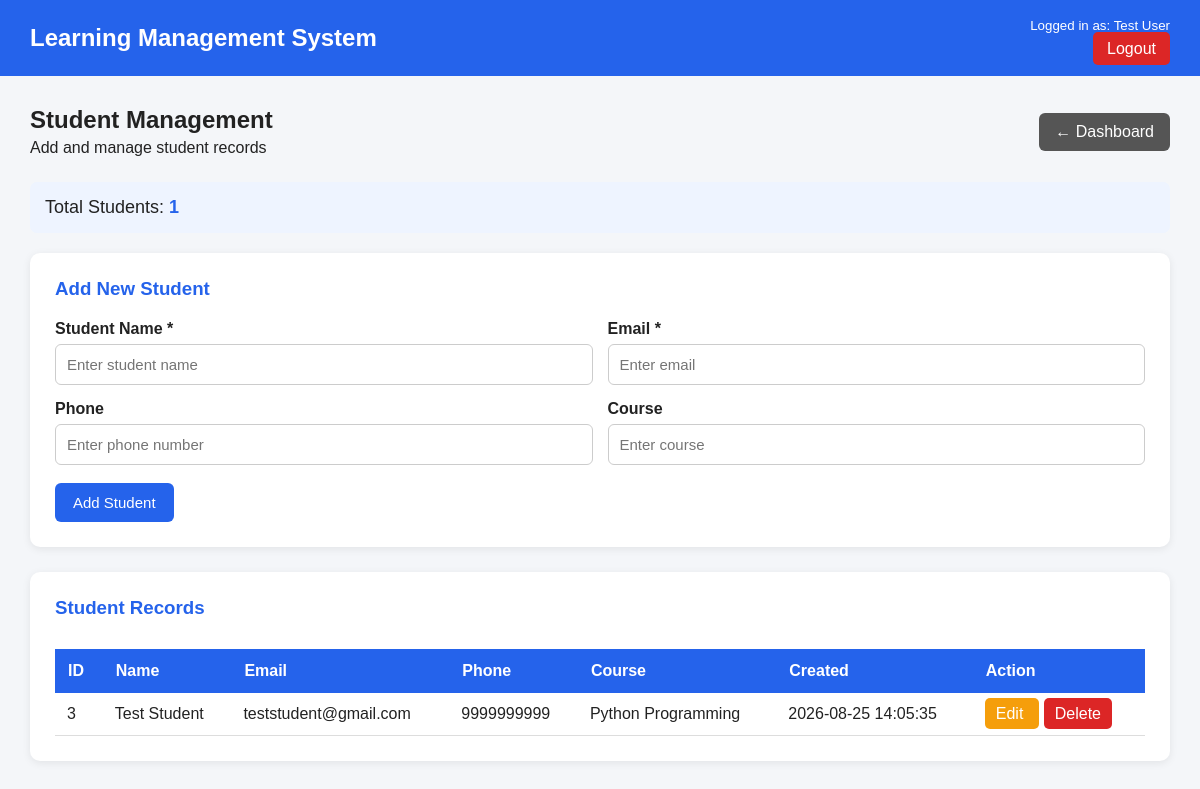
Screenshot of /students.php (signed in) with the database file from the repository.
### tables this page shows
CREATE TABLE `students` (
  `id` int(11) NOT NULL,
  `name` varchar(100) NOT NULL,
  `email` varchar(100) NOT NULL,
  `phone` varchar(20) DEFAULT NULL,
  `course` varchar(100) DEFAULT NULL,
  `created_at` timestamp NOT NULL DEFAULT current_timestamp()
);

### students.php (the view, shortened to what this page needs)
<?php
require_once "config/database.php";
$user_name = $_SESSION['name'] ?? "User";
$edit_student = null;
$students = $conn->query(
    "SELECT * FROM students ORDER BY id DESC"
);
$count_result = $conn->query(
    "SELECT COUNT(*) AS total FROM students"
);
$count_row = $count_result->fetch_assoc();
$total_students = $count_row['total'];
?>
<!DOCTYPE html>
<html lang="en">
<head>
</head>
<body>
<div class="header">
    <h1>
        Learning Management System
    </h1>
    <div class="user-info">
        <small>
            Logged in as:
            <?php echo htmlspecialchars($user_name); ?>
        </small>
        <a class="logout" href="logout.php">
            Logout
        </a>
    </div>
</div>
<div class="container">
    <div class="top-section">
        <div>
            <h2>
                Student Management
            </h2>
            <p>
                Add and manage student records
            </p>
        </div>
        <a class="back-btn"
           href="dashboard.php">
            ← Dashboard
        </a>
    </div>
    <div class="total-box">
        Total Students:
        <strong>
            <?php echo $total_students; ?>
        </strong>
    </div>
    <div class="card">
        <?php if ($edit_student): ?>
            <h3>
                Edit Student
            </h3>
        <?php else: ?>
            <h3>
                Add New Student
            </h3>
        <?php endif; ?>
        <form method="POST">
            <div class="form-grid">
                <div class="form-group">
                    <label>
                        Student Name *
                    </label>
                    <input
                        type="text"
                        name="name"
                        required
                        placeholder="Enter student name"
                        value="<?php
                            echo $edit_student
                                ? htmlspecialchars($edit_student['name'])
                                : '';
                        ?>"
                    >
                </div>
                <div class="form-group">
                    <label>
                        Email *
                    </label>
                    <input
                        type="email"
                        name="email"
                        required
                        placeholder="Enter email"
                        value="<?php
                            echo $edit_student
                                ? htmlspecialchars($edit_student['email'])
                                : '';
                        ?>"
                    >
                </div>
                <div class="form-group">
                    <label>
                        Phone
                    </label>
                    <input
                        type="text"
                        name="phone"
                        placeholder="Enter phone number"
                        value="<?php
                            echo $edit_student
                                ? htmlspecialchars($edit_student['phone'])
                                : '';
                        ?>"
                    >
                </div>
                <div class="form-group">
                    <label>
                        Course
                    </label>
                    <input
                        type="text"
                        name="course"
                        placeholder="Enter course"
                        value="<?php
                            echo $edit_student
                                ? htmlspecialchars($edit_student['course'])
                                : '';
                        ?>"
                    >
                </div>
            </div>
            <?php if ($edit_student): ?>
                <button
                    type="submit"
                    name="update_student"
                    class="btn btn-primary">
                    Update Student
                </button>
                <a
                    href="students.php"
                    class="btn btn-secondary">
                    Cancel
                </a>
            <?php else: ?>
                <button
                    type="submit"
                    name="add_student"
                    class="btn btn-primary">
                    Add Student
                </button>
            <?php endif; ?>
        </form>
    </div>
    <div class="card">
        <h3>
            Student Records
        </h3>
        <div class="table-container">
            <table>
                <thead>
                    <tr>
                        <th>ID</th>
                        <th>Name</th>
                        <th>Email</th>
                        <th>Phone</th>
                        <th>Course</th>
                        <th>Created</th>
                        <th>Action</th>
                    </tr>
                </thead>
                <tbody>
                <?php if ($students && $students->num_rows > 0): ?>
                    <?php while ($student = $students->fetch_assoc()): ?>
                        <tr>
                            <td>
                                <?php echo $student['id']; ?>
                            </td>
                            <td>
                                <?php
                                echo htmlspecialchars(
                                    $student['name']
                                );
                                ?>
                            </td>
                            <td>
                                <?php
                                echo htmlspecialchars(
                                    $student['email']
                                );
                                ?>
                            </td>
                            <td>
                                <?php
                                echo htmlspecialchars(
                                    $student['phone']
                                );
                                ?>
                            </td>
                            <td>
                                <?php
                                echo htmlspecialchars(
                                    $student['course']
                                );
                                ?>
                            </td>
                            <td>
                                <?php
                                echo htmlspecialchars(
                                    $student['created_at']
                                );
                                ?>
                            </td>
                            <td>
                                <a
                                    class="edit-btn"
                                    href="students.php?edit=<?php
                                        echo $student['id'];
                                    ?>">
                                    Edit
                                </a>
                                <a
                                    class="delete-btn"
                                    href="students.php?delete=<?php
                                        echo $student['id'];
                                    ?>"
                                    onclick="return confirm(
                                        'Are you sure you want to delete this student?'
                                    );">
                                    Delete
                                </a>
                            </td>
                        </tr>
                    <?php endwhile; ?>
                <?php endif; ?>
                </tbody>
            </table>
        </div>
    </div>
</div>
</body>
</html>

### students.php (style rules this page uses)
* { box-sizing: border-box; margin: 0; padding: 0; font-family: Arial, sans-serif; }
body { background: #f4f6f9; color: #222; }
.header { background: #2563eb; color: white; padding: 18px 30px; display: flex; justify-content: space-between; align-items: center; }
.header h1 { font-size: 24px; }
.user-info { text-align: right; }
.user-info small { display: block; margin-bottom: 7px; }
.logout { color: white; text-decoration: none; background: #dc2626; padding: 8px 14px; border-radius: 5px; }
.container { padding: 30px; max-width: 1200px; margin: auto; }
.top-section { display: flex; justify-content: space-between; align-items: center; margin-bottom: 25px; }
.top-section h2 { color: #222; margin-bottom: 5px; }
.back-btn { text-decoration: none; background: #555; color: white; padding: 10px 16px; border-radius: 6px; }
.card { background: white; padding: 25px; border-radius: 10px; box-shadow: 0 2px 8px rgba(0,0,0,0.08); margin-bottom: 25px; }
.card h3 { color: #2563eb; margin-bottom: 20px; }
.form-grid { display: grid; grid-template-columns: repeat(2, 1fr); gap: 15px; }
.form-group label { display: block; margin-bottom: 6px; font-weight: bold; }
.form-group input { width: 100%; padding: 11px; border: 1px solid #ccc; border-radius: 6px; font-size: 15px; }
.btn { border: none; padding: 11px 18px; border-radius: 6px; cursor: pointer; font-size: 15px; margin-top: 18px; }
.btn-primary { background: #2563eb; color: white; }
.table-container { overflow-x: auto; }
table { width: 100%; border-collapse: collapse; margin-top: 10px; }
th { background: #2563eb; color: white; padding: 13px; text-align: left; }
td { padding: 12px; border-bottom: 1px solid #ddd; }
.edit-btn { background: #f59e0b; color: white; padding: 7px 11px; border-radius: 5px; text-decoration: none; }
.delete-btn { background: #dc2626; color: white; padding: 7px 11px; border-radius: 5px; text-decoration: none; margin-left: 5px; }
.total-box { background: #eef4ff; padding: 15px; border-radius: 7px; margin-bottom: 20px; font-size: 18px; }
.total-box strong { color: #2563eb; }

### rows the page displays
students: id "3", name "Test Student", email "teststudent@gmail.com", phone "9999999999", course "Python Programming", created_at "2026-08-25 14:05:35"

### other values shown
$user_name "Test User"
$total_students "1"
